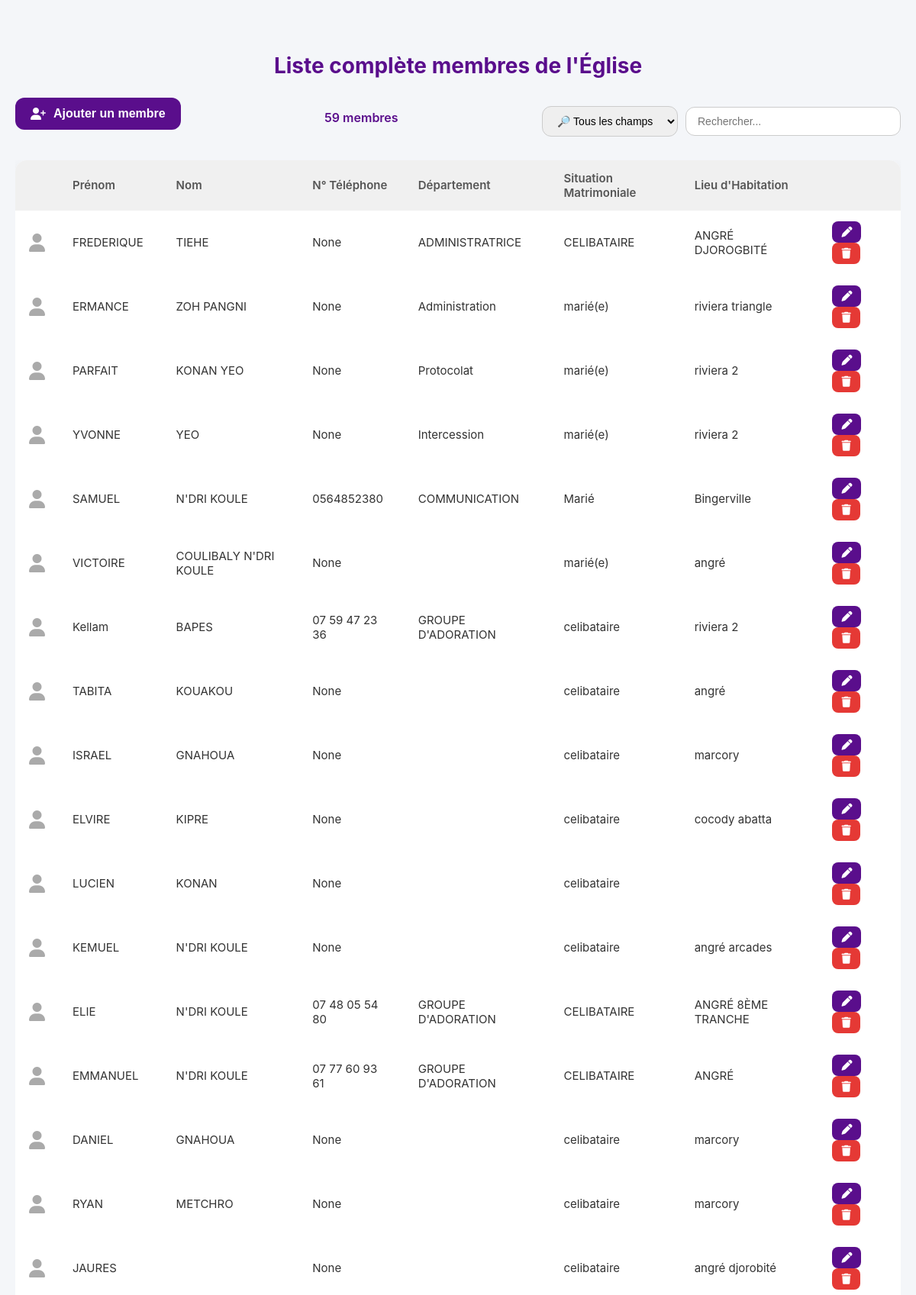
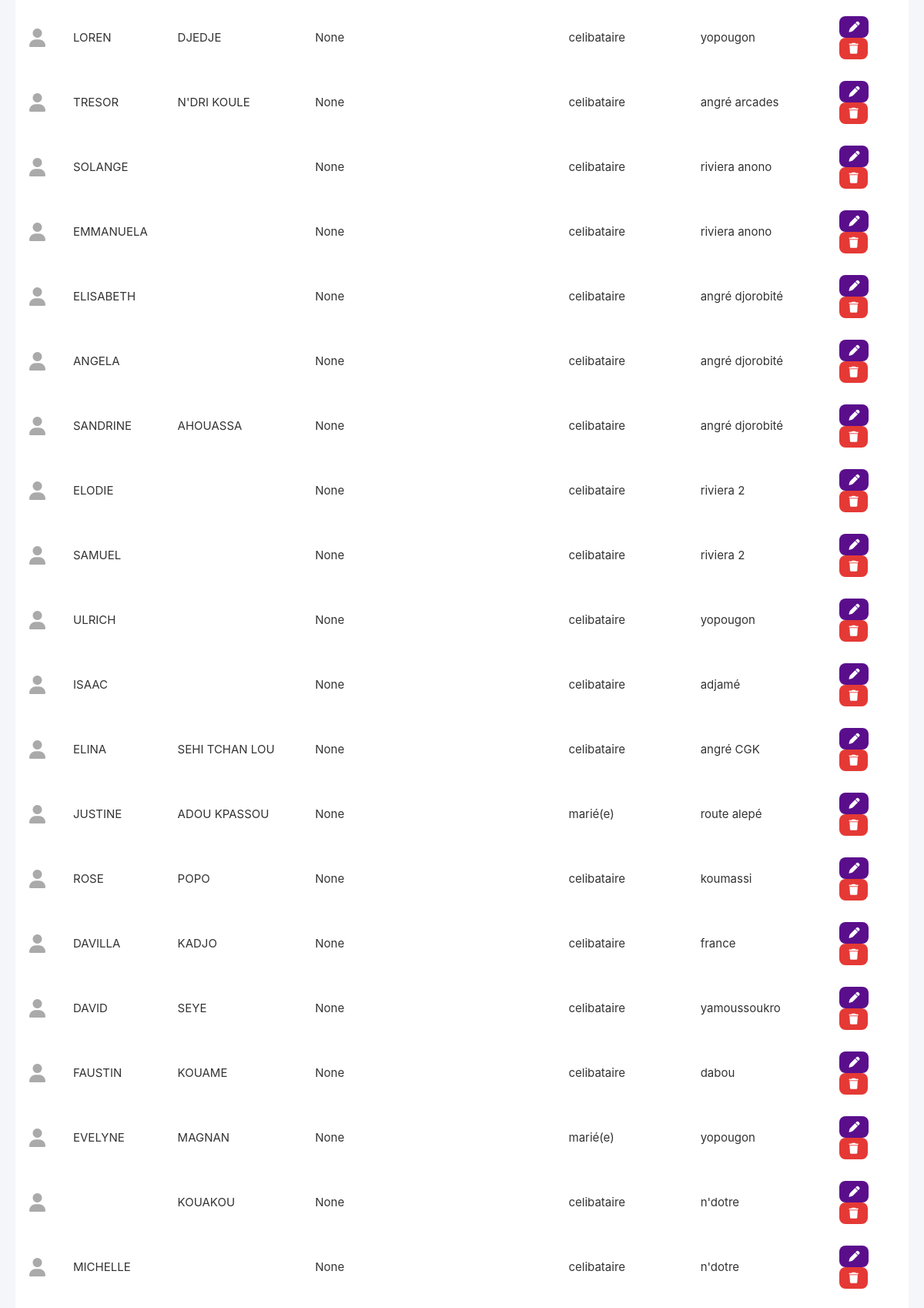
Screenshot of /full_members_list (signed in, upper part) with the database file from the repository (2 pictures, top to bottom).
### models.py (models this page shows)
class Member(db.Model):
    id = db.Column(db.Integer, primary_key=True)
    first_name = db.Column(db.String(100), nullable=False)
    last_name = db.Column(db.String(100), nullable=False)
    phone = db.Column(db.Integer())
    place = db.Column(db.String(100))
    department = db.Column(db.String(100))
    marital_status = db.Column(db.String(50))

### app.py (the view)
@app.route("/full_members_list")
@login_required
def full_members_list():
    members = Member.query.all()
    return render_template("full_members_list.html",members=members)

### app.py (called while the page is built)
@login_manager.user_loader
def load_user(user_id):
    return User.query.get(int(user_id))

### templates/full_members_list.html (shortened to what this page needs)
<!DOCTYPE html>
<html lang="fr">
<head>
  <link rel="stylesheet" href="https://cdnjs.cloudflare.com/ajax/libs/font-awesome/6.5.2/css/all.min.css">
</head>
<body>
  <div class="container">
    <h1>Liste complète membres de l'Église</h1>
<div style="display: flex; justify-content: space-between; align-items: center; margin-bottom: 20px; flex-wrap: wrap; gap: 10px;">
  <button id="openModal" class="btn-add">
    <i class="fa-solid fa-user-plus"></i> Ajouter un membre
  </button>
<div id="memberCount" style="text-align: right; margin-bottom: 10px; font-weight: 600; color: #5a0e8c;">
</div>
  <div style="display: flex; gap: 10px; align-items: center;">
    <select id="searchCategory" style="padding: 10px 15px; border-radius: 12px; border: 1px solid #ccc; font-size: 14px;">
      <option value="all">🔎 Tous les champs</option>
    </select>
    <input type="text" id="searchInput" placeholder="Rechercher..."
           style="padding: 10px 15px; border-radius: 12px; border: 1px solid #ccc; font-size: 14px; width: 250px;">
  </div>
</div>
    <div class="table-responsive">
      <table>
        <thead>
          <tr>
            <th></th>
            <th>Prénom</th>
            <th>Nom</th>
            <th>N° Téléphone</th>
            <th>Département</th>
            <th>Situation Matrimoniale</th>
            <th>Lieu d'Habitation</th>
            <th></th>
          </tr>
        </thead>
        <tbody id="membersTable">
          {% for m in members %}
          <tr>
            <td><i class="fa-solid fa-user"></i></td>
            <td>{{ m.first_name }}</td>
            <td>{{ m.last_name }}</td>
            <td>{{ m.phone }}</td>
            <td>{{ m.department }}</td>
            <td>{{ m.marital_status }}</td>
            <td>{{ m.place }}</td>
            <td>
              <button class="btn btn-primary edit-btn"
                      data-id="{{ m.id }}"
                      data-first="{{ m.first_name }}"
                      data-last="{{ m.last_name }}"
                      data-phone="{{ m.phone }}"
                      data-place="{{ m.place }}"
                      data-department="{{ m.department }}"
                      data-status="{{ m.marital_status }}">
                <i class="fa-solid fa-pen"></i>
              </button>
              <button class="btn btn-danger delete-btn" data-id="{{ m.id }}">
                <i class="fa-solid fa-trash"></i>
              </button>
            </td>
          </tr>
          {% endfor %}
        </tbody>
      </table>
    </div>
  </div>
</body>
</html>

### templates/full_members_list.html (style rules this page uses)
body { font-family: 'Inter', Arial, sans-serif; background: #f4f6f9; margin: 0; padding: 0; color: #333; }
.container { max-width: 1200px; margin: 30px auto; padding: 20px; }
h1 { text-align: center; color: #5a0e8c; font-weight: 700; font-size: 28px; margin-bottom: 25px; }
.btn-add { background: #5a0e8c; color: #fff; border: none; padding: 12px 20px; border-radius: 12px; font-size: 16px; font-weight: 600; cursor: pointer; display: inline-flex; align-items: center; gap: 10px; transition: all 0.3s ease; margin-bottom: 20px; }
.table-responsive { overflow-x: auto; }
table { width: 100%; border-collapse: separate; border-spacing: 0; background: #fff; border-radius: 15px; overflow: hidden; box-shadow: 0 8px 20px rgba(0,0,0,0.08); }
th, td { padding: 14px 18px; text-align: left; font-size: 15px; }
th { background: #f0f0f0; font-weight: 600; color: #555; }
td i.fa-user { font-size: 24px; color: #aaa; display: flex; justify-content: center; align-items: center; }
.btn { border: none; padding: 6px 12px; border-radius: 8px; cursor: pointer; font-size: 14px; transition: all 0.3s ease; }
.btn-primary { background: #5a0e8c; color: #fff; }
.btn-danger { background: #e53935; color: #fff; }
td .btn { display: inline-block; margin-right: 6px; vertical-align: middle; }

### rows the page displays
Member: first_name "FREDERIQUE", last_name "TIEHE", phone "None", department "ADMINISTRATRICE", marital_status "CELIBATAIRE", place "ANGRÉ DJOROGBITÉ"
Member: first_name "ERMANCE", last_name "ZOH PANGNI", phone "None", department "Administration", marital_status "marié(e)", place "riviera triangle"
Member: first_name "PARFAIT", last_name "KONAN YEO", phone "None", department "Protocolat", marital_status "marié(e)", place "riviera 2"
Member: first_name "YVONNE", last_name "YEO", phone "None", department "Intercession", marital_status "marié(e)", place "riviera 2"
Member: first_name "SAMUEL", last_name "N'DRI KOULE", phone "0564852380", department "COMMUNICATION", marital_status "Marié", place "Bingerville"
Member: first_name "VICTOIRE", last_name "COULIBALY N'DRI KOULE", phone "None", marital_status "marié(e)", place "angré"
Member: first_name "Kellam", last_name "BAPES", phone "07 59 47 23 36", department "GROUPE D'ADORATION", marital_status "celibataire", place "riviera 2"
Member: first_name "TABITA", last_name "KOUAKOU", phone "None", marital_status "celibataire", place "angré"
Member: first_name "ISRAEL", last_name "GNAHOUA", phone "None", marital_status "celibataire", place "marcory"
Member: first_name "ELVIRE", last_name "KIPRE", phone "None", marital_status "celibataire", place "cocody abatta"
Member: first_name "LUCIEN", last_name "KONAN", phone "None", marital_status "celibataire"
Member: first_name "KEMUEL", last_name "N'DRI KOULE", phone "None", marital_status "celibataire", place "angré arcades"
Member: first_name "ELIE", last_name "N'DRI KOULE", phone "07 48 05 54 80", department "GROUPE D'ADORATION", marital_status "CELIBATAIRE", place "ANGRÉ 8ÈME TRANCHE"
Member: first_name "EMMANUEL", last_name "N'DRI KOULE", phone "07 77 60 93 61", department "GROUPE D'ADORATION", marital_status "CELIBATAIRE", place "ANGRÉ"
Member: first_name "DANIEL", last_name "GNAHOUA", phone "None", marital_status "celibataire", place "marcory"
Member: first_name "RYAN", last_name "METCHRO", phone "None", marital_status "celibataire", place "marcory"
Member: first_name "JAURES", phone "None", marital_status "celibataire", place "angré djorobité"
Member: first_name "LOREN", last_name "DJEDJE", phone "None", marital_status "celibataire", place "yopougon"
Member: first_name "TRESOR", last_name "N'DRI KOULE", phone "None", marital_status "celibataire", place "angré arcades"
Member: first_name "SOLANGE", phone "None", marital_status "celibataire", place "riviera anono"
Member: first_name "EMMANUELA", phone "None", marital_status "celibataire", place "riviera anono"
Member: first_name "ELISABETH", phone "None", marital_status "celibataire", place "angré djorobité"
Member: first_name "ANGELA", phone "None", marital_status "celibataire", place "angré djorobité"
Member: first_name "SANDRINE", last_name "AHOUASSA", phone "None", marital_status "celibataire", place "angré djorobité"
Member: first_name "ELODIE", phone "None", marital_status "celibataire", place "riviera 2"
Member: first_name "SAMUEL", phone "None", marital_status "celibataire", place "riviera 2"
Member: first_name "ULRICH", phone "None", marital_status "celibataire", place "yopougon"
Member: first_name "ISAAC", phone "None", marital_status "celibataire", place "adjamé"
Member: first_name "ELINA", last_name "SEHI TCHAN LOU", phone "None", marital_status "celibataire", place "angré CGK"
Member: first_name "JUSTINE", last_name "ADOU KPASSOU", phone "None", marital_status "marié(e)", place "route alepé"
Member: first_name "ROSE", last_name "POPO", phone "None", marital_status "celibataire", place "koumassi"
Member: first_name "DAVILLA", last_name "KADJO", phone "None", marital_status "celibataire", place "france"
Member: first_name "DAVID", last_name "SEYE", phone "None", marital_status "celibataire", place "yamoussoukro"
Member: first_name "FAUSTIN", last_name "KOUAME", phone "None", marital_status "celibataire", place "dabou"
Member: first_name "EVELYNE", last_name "MAGNAN", phone "None", marital_status "marié(e)", place "yopougon"
Member: last_name "KOUAKOU", phone "None", marital_status "celibataire", place "n'dotre"
Member: first_name "MICHELLE", phone "None", marital_status "celibataire", place "n'dotre"
